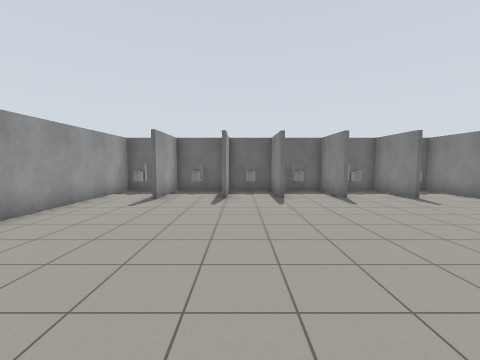
[1] (above)

12 first-person views from a walk through a Gazebo world. The camera is 1.3 m above the floor, tilts 4° down and sees 90° across. The floor is counted in squares, 1 m on a side. Each view is taken from the middle of a square. On the plan, view 1 faces up. The plan holds only what a view shows up to about 12 squares ahead; the rest is blank. Some stock models are drawn as simple stand-ins.

[2]
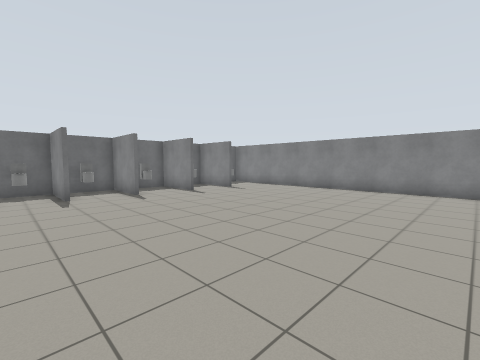

[3]
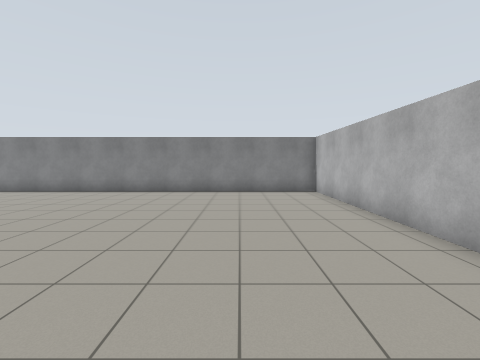

[4]
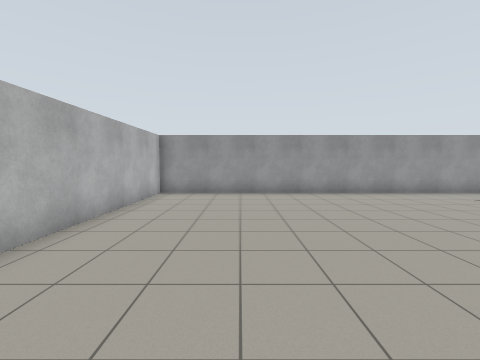

[5]
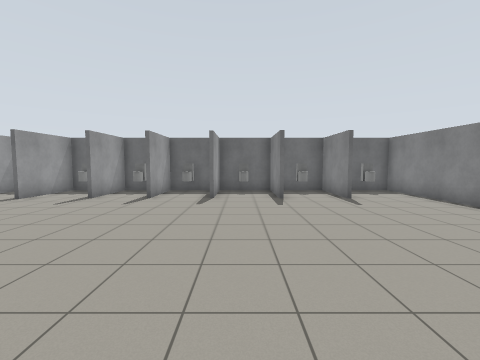

[6]
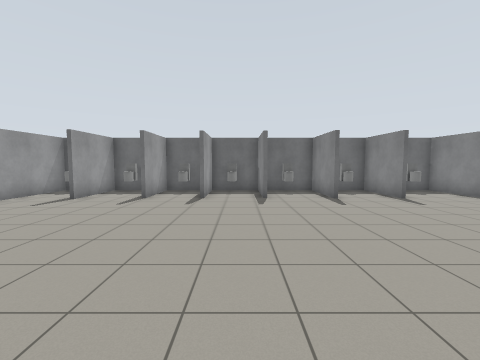

[7]
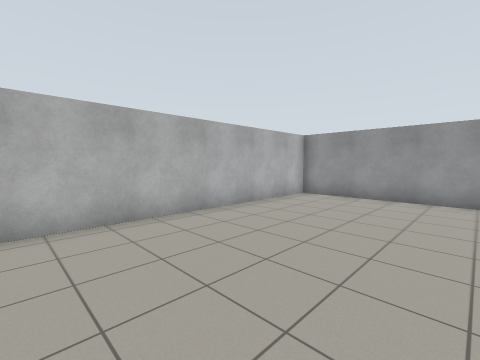

[8]
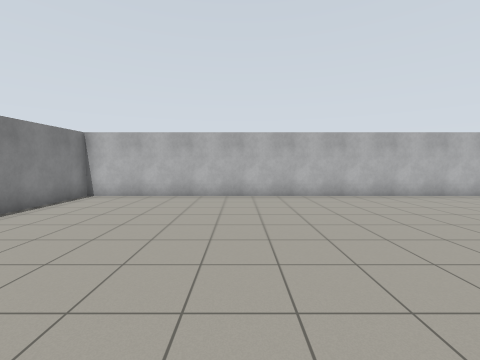

[9]
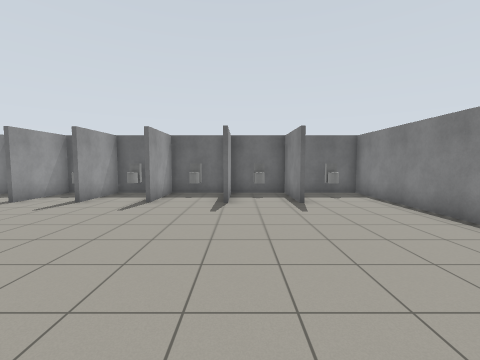

[10]
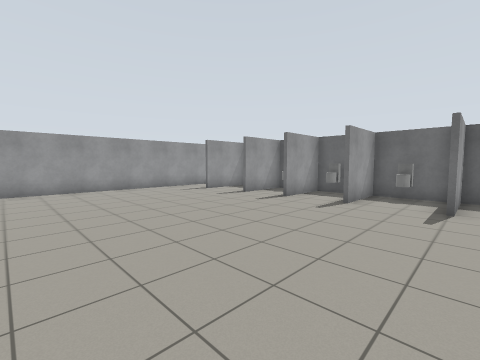

[11]
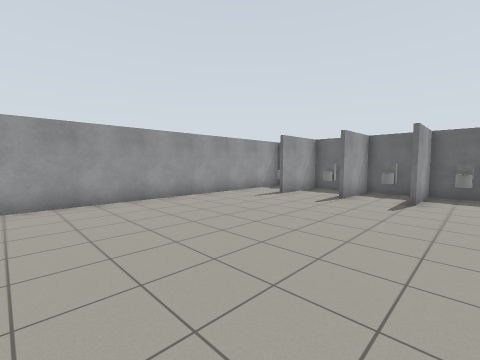

[12]
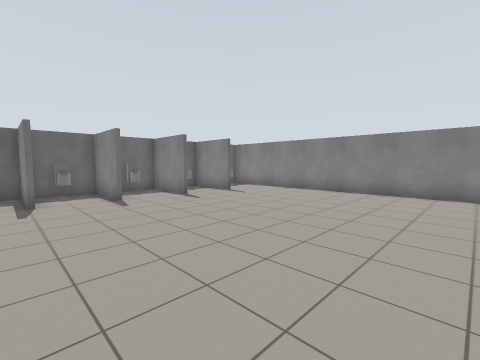

### Floor plan
Points are (right, up) in squares from view 1. A wall is a line through its corners. A room is listed if a view was taken in it or the views show most of it. See-through windows are left out.
Room 1 (views 1, 2, 3, 4, 5, 6, 7, 8, 9, 10, 11, 12)
walls: (3.9, 8.9) (3.9, 11.5); (1.5, 8.9) (1.5, 11.5); (6.5, 8.7) (6.5, 11.5); (9, 8.7) (9, 11.5) (-3, 11.5) (-3, 8.6); (4, 11.5) (4, 8.9); (1.7, 11.5) (1.7, 8.9); (-0.5, 11.5) (-0.5, 8.9); (6.6, 11.5) (6.6, 8.7); (-4.1, 11.5) (-5.4, 11.5) (-5.4, -4.5) (12.1, -4.5) (12.1, 11.5) (9.8, 11.5)
objects: toilet (-4, 11); toilet (-2, 11); toilet (0, 11); toilet (3, 11); toilet (5, 11); toilet (8, 11); toilet (11, 11)

Where each view was taken, in squares from view 1:
view 1: 0 up, 0 right, facing up
view 2: 1 down, 0 right, facing up-right
view 3: 1 down, 1 right, facing right
view 4: 1 down, 5 right, facing left
view 5: 0 up, 5 right, facing up
view 6: 0 up, 3 right, facing up
view 7: 1 up, 4 right, facing down-left
view 8: 5 up, 6 right, facing down
view 9: 1 up, 7 right, facing up
view 10: 1 up, 7 right, facing up-left
view 11: 0 up, 3 right, facing up-left
view 12: 0 up, 1 right, facing up-right
